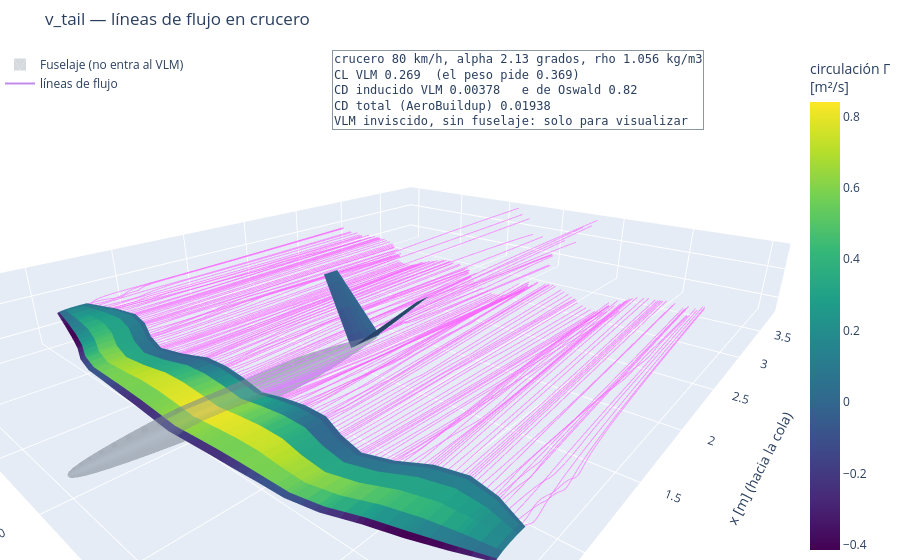

This figure's notebook cell:
### Markdown cell above
## 8b. Líneas de flujo del ganador (VLM)

El avión **trimado** en el punto de **crucero** de la misión (su alpha, 80 km/h, la densidad del escenario), resuelto con el método de red de vórtices (VLM) de AeroSandbox. Los paneles se pintan con la **circulación Γ** de cada vórtice [m²/s]: dónde el ala genera más sustentación. Las líneas violetas son líneas de flujo: se ven la estela y el torbellino de punta.

**Es solo para visualizar.** El VLM es potencial e inviscido: no ve el fuselaje (se dibuja en gris como referencia), no capta toda la sustentación de los perfiles con mucha curvatura, y el CD que da es solo el inducido. Los números del optimizador salen de AeroBuildup (el recuadro muestra los dos). Tarda ~20 s. Para ver otra familia, cambiá `FAMILIA_FLUJO`.

### Code cell
FAMILIA_FLUJO = top_ganadora          # o cualquiera de TOPOLOGIAS_A_CORRER, p. ej. "pod_boom"

fig_flujo, datos_flujo = av.figura_flujo(estados[FAMILIA_FLUJO].mejor().params, FAMILIA_FLUJO)
if fig_flujo is None:
    print(f"[{FAMILIA_FLUJO}] el mejor avion es infactible: {datos_flujo['motivo']}")
else:
    fig_flujo.show()

### Figure 1 — Plotly figure (JSON) as saved in the notebook; plotly's stock layout.template omitted (floating-point values rounded to 4 significant figures; data arrays with more than 128 entries replaced by an {"elided": "..."} marker saying what was removed)
{"data": [{"colorbar": {"title": {"text": "circulación Γ<br>[m²/s]"}, "x": 1}, "colorscale": [[0, "#440154"], [0.1111, "#482878"], [0.2222, "#3e4989"], [0.3333, "#31688e"], [0.4444, "#26828e"], [0.5556, "#1f9e89"], [0.6667, "#35b779"], [0.7778, "#6ece58"], [0.8889, "#b5de2b"], [1, "#fde725"]], "flatshading": false, "i": {"elided": "1056 int values"}, "intensity": {"elided": "1056 float values"}, "intensitymode": "cell", "j": {"elided": "1056 int values"}, "k": {"elided": "1056 int values"}, "lighting": {"ambient": 0.75, "diffuse": 0.35, "roughness": 0.9, "specular": 0.05}, "name": "superficies (VLM)", "type": "mesh3d", "x": {"elided": "2112 float values"}, "y": {"elided": "2112 float values"}, "z": {"elided": "2112 float values"}}, {"color": "#8a96a3", "i": {"elided": "720 int values"}, "j": {"elided": "720 int values"}, "k": {"elided": "720 int values"}, "lighting": {"ambient": 0.75, "diffuse": 0.35, "roughness": 0.9, "specular": 0.05}, "name": "Fuselaje (no entra al VLM)", "opacity": 0.35, "showlegend": true, "type": "mesh3d", "x": {"elided": "380 float values"}, "y": {"elided": "380 float values"}, "z": {"elided": "380 float values"}}, {"line": {"color": "rgba(150, 60, 220, 0.6)", "width": 2}, "mode": "lines", "name": "líneas de flujo", "type": "scatter3d", "x": {"elided": "52976 float values"}, "y": {"elided": "52976 float values"}, "z": {"elided": "52976 float values"}}], "layout": {"annotations": [{"align": "left", "bgcolor": "rgba(255,255,255,0.85)", "bordercolor": "#8a96a3", "borderwidth": 1, "font": {"family": "monospace", "size": 12}, "showarrow": false, "text": "crucero 80 km/h, alpha 2.13 grados, rho 1.056 kg/m3<br>CL VLM 0.269  (el peso pide 0.369)<br>CD inducido VLM 0.00378   e de Oswald 0.82<br>CD total (AeroBuildup) 0.01938<br>VLM inviscido, sin fuselaje: solo para visualizar", "x": 0.88, "xanchor": "right", "xref": "paper", "y": 1, "yanchor": "top", "yref": "paper"}], "legend": {"x": 0, "y": 1}, "margin": {"b": 0, "l": 0, "r": 0, "t": 50}, "scene": {"aspectmode": "data", "camera": {"eye": {"x": -1.4, "y": -1.2, "z": 0.7}}, "xaxis": {"title": {"text": "x [m] (hacia la cola)"}}, "yaxis": {"title": {"text": "y [m]"}}, "zaxis": {"title": {"text": "z [m]"}}}, "title": {"text": "v_tail — líneas de flujo en crucero"}}}
